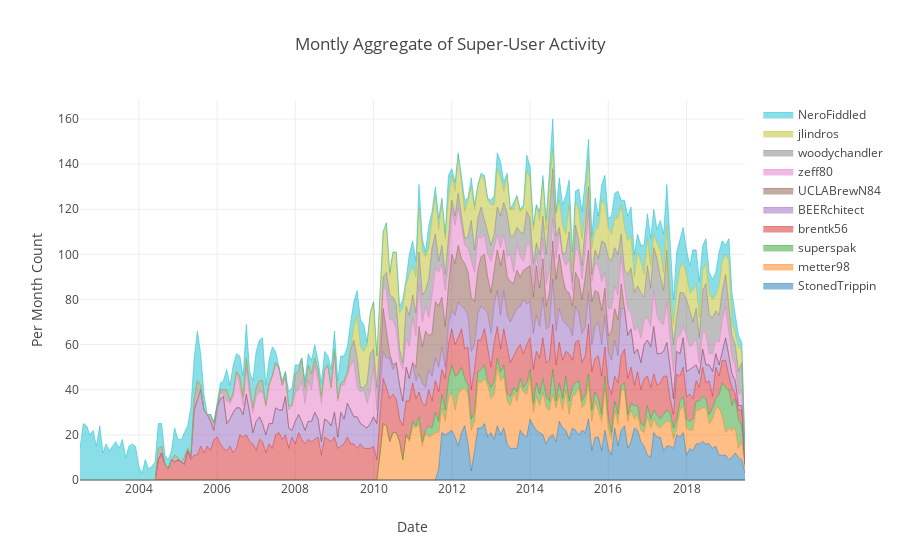

Notebook source saved alongside this figure:
### Code cell
########## PRESENTATION TEXT ##########

overview_text = """ 
# Beer Advisor Overview

Hello, and welcome to Beer Advisor.

This project had three steps:
1. This project aimed to scrape as much data as possible from [BeerAdvocate.com](https://www.beeradvocate.com)
2. Peform Numerical Analysis on user reviews.
3. Develop a recommender system to suggest beers to new users based on the data scraped from previous reviews.
4. Analyze textual data from reviews to advisor brewers on new products.')) """

webscraping_text = """
### 1. Webscraping

__Beer Advocate__ is online community where users can rate and review all beers, craft to mainstream. This website was scraped using a _scrapy spider_. Information on the general product page and each individual review was pulled by the spider.

    Beer Advocate boasts a database of nearly 300,000 beers (probably more at this point).

    Only looked at beers with more than 100 user ratings. (conveniently listed on the beer list page)

    3 hours later and we have nearly 10,000 individual beers and 1.7 million individual reviews!!

Based on the origin of the data, the information was piped into one of two csv files and generated tables of information similar to this:

#### Beers DataFrame

|   beer_id | beer_name                        | brewery                            | beer_style                 |   abv |   num_reviews |   ranking |
|----------:|:---------------------------------|:-----------------------------------|:---------------------------|------:|--------------:|----------:|
|      9128 | Motor City Brewing Ghettoblaster | Motor City Brewing Works           | English Dark Mild Ale      |   4.2 |            64 |     44196 |
|       205 | Spellbound IPA                   | Spellbound Brewing                 | American IPA               |   6.5 |            35 |     13651 |
|      9358 | Red Nose Winter Ale              | Natty Greene's Pub & Brewing Co.   | Winter Warmer              |   6.8 |            51 |     38773 |
|      6646 | Hunter Vanilla                   | 18th Street Brewery - Gary Taproom | English Sweet / Milk Stout |   8.5 |            61 |      1391 |
|      3753 | Bière De Miel Biologique         | Brasserie Dupont sprl              | Belgian Saison             |   8   |           184 |     16355 |

#### Reviews DataFrame
  
|   review_id |   beer_id | posted              | ratings                     |   score | username        |
|------------:|----------:|:--------------------|:----------------------------|--------:|:----------------|
|      675575 |      4399 | 2012-04-26 00:00:00 | [4.5, 4.5, 3.5, 4.0, 4.0]   |    3.95 | Rutager         |
|     1270933 |      7509 | 2016-04-19 00:00:00 | [4.0, 4.25, 4.0, 4.25, 4.0] |    4.09 | stortore        |
|      686394 |      4481 | 2009-10-21 00:00:00 | [4.0, 4.0, 4.5, 4.5, 4.5]   |    4.35 | Josievan        |
|     1347362 |      7959 | 2009-11-13 00:00:00 | [4.0, 3.0, 3.0, 2.5, 2.0]   |    2.81 | civilizedpsycho |
|     1119392 |      6675 | 2010-02-17 00:00:00 | [4.0, 4.5, 4.0, 4.0, 4.0]   |    4.12 | drizzam         |


Due to the enormity of reviews scraped from this website, text content was omitted from this notebook to save on data limits. Some _post-processed text_ will be discussed later.

Lets look a little more closely at the data...

"""

EDA_text = """
### 2. Numerical Analysis

In our dataset we have reviews from 57,023 individual users.

|   EDA  |   count |    mean |     std |   min |   25% |   50% |   75% |   max |
|-------:|--------:|:-------:|:-------:|:-----:|:-----:|:-----:|:-----:|:-----:|
| summary|   57023 | 30.8128 | 133.207 |     1 |     1 |     2 |     9 |  4175 |


We can see that the vast majority of reviews are supplied by less than 25% of the population ==> The dataset is _heavily skewed_ to a set of __super users__

Lets try to find some of our __super users__. Here are the Top 10


|  user  |   StonedTrippin |   metter98 |   superspak |   brentk56 |   BEERchitect |   UCLABrewN84 |   zeff80 |   woodychandler |   jlindros |   NeroFiddled |
|:-------|----------------:|-----------:|------------:|-----------:|--------------:|--------------:|---------:|----------------:|-----------:|--------------:|
| posted |            4175 |       4056 |        3855 |       3753 |          3682 |          3581 |     3015 |            2959 |       2957 |          2834 |

"""



show_boxplot_intro_text = """




What's the impact of all these reviews? Do more reviews for a given product impact its favorability?




#########Rating V User Reviews#########




1. User Reviews Graphs
  1. User Reviews over time
  2. Rating v User Reviews
  3. Ratings v Styles of Beer
    1. Variance (Box-Plot), 

2. 
"""

beerrecommender_text = """
### Beer Advisor Recommender
Using a collaborative recommender system, Beer Advisor can suggest a number of beers you may be interested in based on your preferences.

       --- The more ratings you have the more accurate Beer Advisor is. ---
"""

########## PRESENTATION UI AND FUNCTIONS ##########

show_overview_btn = widgets.Button(
    description='',
    disabled=False,
    button_style='', # 'success', 'info', 'warning', 'danger' or ''
    tooltip='Show Overview Block',
    icon=''
)
show_webscraping_btn = widgets.Button(
    description='',
    disabled=False,
    button_style='', # 'success', 'info', 'warning', 'danger' or ''
    tooltip='Show Webscraping Block',
    icon=''
)
show_EDA_btn = widgets.Button(
    description='',
    disabled=False,
    button_style='', # 'success', 'info', 'warning', 'danger' or ''
    tooltip='Show EDA Block',
    icon=''
)
show_superuserplot_btn = widgets.Button(
    description='',
    disabled=False,
    button_style='info', # 'success', 'info', 'warning', 'danger' or ''
    tooltip='Show superuser plot ',
    icon=''
)
close_superuserplot_btn = widgets.Button(
    description='',
    disabled=False,
    button_style='warning', # 'success', 'info', 'warning', 'danger' or ''
    tooltip='Close superuser plot ',
    icon=''
)
show_boxplot_btn = widgets.Button(
    description='',
    disabled=False,
    button_style='info', # 'success', 'info', 'warning', 'danger' or ''
    tooltip='Show boxplot plot ',
    icon=''
)
close_boxplot_btn = widgets.Button(
    description='',
    disabled=False,
    button_style='warning', # 'success', 'info', 'warning', 'danger' or ''
    tooltip='Close boxplot plot ',
    icon=''
)



def show_overview_text(b):
    show_overview_btn.close()
    display(Markdown(overview_text))
    display(show_webscraping_btn)
    
def show_webscraping_text(b):
    show_webscraping_btn.close()
    display(Markdown(webscraping_text))
    display(show_EDA_btn)

def show_EDA_text(b):
    show_EDA_btn.close()
    display(Markdown(EDA_text))
    display(show_superuserplot_btn)
    
def goplot_super_user(b):
    plot_super_user()
    
    return display(Markdown(show_boxplot_intro_text))

def goplot_boxplot(b):
    return boxplot_family()

    
    
display(show_overview_btn)
show_overview_btn.on_click(show_overview_text)
show_webscraping_btn.on_click(show_webscraping_text)
show_EDA_btn.on_click(show_EDA_text)
show_superuserplot_btn.on_click(goplot_super_user)

### Figure 1 — Plotly figure (JSON) as saved in the notebook; plotly's stock layout.template omitted (floating-point values rounded to 4 significant figures; data arrays with more than 128 entries replaced by an {"elided": "..."} marker saying what was removed)
{"data": [{"hoverinfo": "x+y", "line": {"width": 0.5}, "mode": "lines", "name": "StonedTrippin", "stackgroup": "one", "type": "scatter", "uid": "b9b88ac5-039a-4e99-bc03-fc6204a84cdc", "x": ["2011-09-01", "2011-10-01", "2011-11-01", "2011-12-01", "2012-01-01", "2012-02-01", "2012-03-01", "2012-04-01", "2012-05-01", "2012-06-01", "2012-07-01", "2012-08-01", "2012-09-01", "2012-10-01", "2012-11-01", "2012-12-01", "2013-01-01", "2013-02-01", "2013-03-01", "2013-04-01", "2013-05-01", "2013-06-01", "2013-07-01", "2013-08-01", "2013-09-01", "2013-10-01", "2013-11-01", "2013-12-01", "2014-01-01", "2014-02-01", "2014-03-01", "2014-04-01", "2014-05-01", "2014-06-01", "2014-07-01", "2014-08-01", "2014-09-01", "2014-10-01", "2014-11-01", "2014-12-01", "2015-01-01", "2015-02-01", "2015-03-01", "2015-04-01", "2015-05-01", "2015-06-01", "2015-07-01", "2015-08-01", "2015-09-01", "2015-10-01", "2015-11-01", "2015-12-01", "2016-01-01", "2016-02-01", "2016-03-01", "2016-04-01", "2016-05-01", "2016-06-01", "2016-07-01", "2016-08-01", "2016-09-01", "2016-10-01", "2016-11-01", "2016-12-01", "2017-01-01", "2017-02-01", "2017-03-01", "2017-04-01", "2017-05-01", "2017-06-01", "2017-07-01", "2017-08-01", "2017-09-01", "2017-10-01", "2017-11-01", "2017-12-01", "2018-01-01", "2018-02-01", "2018-03-01", "2018-04-01", "2018-05-01", "2018-06-01", "2018-07-01", "2018-08-01", "2018-09-01", "2018-10-01", "2018-11-01", "2018-12-01", "2019-01-01", "2019-02-01", "2019-03-01", "2019-04-01", "2019-05-01", "2019-06-01", "2019-07-01"], "y": [5, 21, 20, 21, 22, 19, 15, 21, 24, 16, 4, 13, 23, 23, 25, 19, 21, 18, 24, 20, 23, 16, 14, 14, 14, 22, 20, 19, 27, 24, 22, 21, 20, 16, 19, 20, 17, 26, 23, 22, 18, 23, 22, 20, 22, 21, 27, 13, 19, 19, 13, 22, 14, 11, 23, 15, 22, 24, 14, 17, 23, 22, 17, 15, 11, 10, 21, 19, 19, 13, 15, 15, 14, 20, 19, 21, 11, 14, 13, 16, 16, 17, 16, 16, 14, 15, 11, 11, 11, 9, 10, 12, 10, 9, 3]}, {"hoverinfo": "x+y", "line": {"width": 0.5}, "mode": "lines", "name": "metter98", "stackgroup": "one", "type": "scatter", "uid": "e5469e6b-65f9-4958-b62b-ddbe721436f1", "x": ["2010-03-01", "2010-04-01", "2010-05-01", "2010-06-01", "2010-07-01", "2010-08-01", "2010-09-01", "2010-10-01", "2010-11-01", "2010-12-01", "2011-01-01", "2011-02-01", "2011-03-01", "2011-04-01", "2011-05-01", "2011-06-01", "2011-07-01", "2011-08-01", "2011-09-01", "2011-10-01", "2011-11-01", "2011-12-01", "2012-01-01", "2012-02-01", "2012-03-01", "2012-04-01", "2012-05-01", "2012-06-01", "2012-07-01", "2012-08-01", "2012-09-01", "2012-10-01", "2012-11-01", "2012-12-01", "2013-01-01", "2013-02-01", "2013-03-01", "2013-04-01", "2013-05-01", "2013-06-01", "2013-07-01", "2013-08-01", "2013-09-01", "2013-10-01", "2013-11-01", "2013-12-01", "2014-01-01", "2014-02-01", "2014-03-01", "2014-04-01", "2014-05-01", "2014-06-01", "2014-07-01", "2014-08-01", "2014-09-01", "2014-10-01", "2014-11-01", "2014-12-01", "2015-01-01", "2015-02-01", "2015-03-01", "2015-04-01", "2015-05-01", "2015-06-01", "2015-07-01", "2015-08-01", "2015-09-01", "2015-10-01", "2015-11-01", "2015-12-01", "2016-01-01", "2016-02-01", "2016-03-01", "2016-04-01", "2016-05-01", "2016-06-01", "2016-07-01", "2016-08-01", "2016-09-01", "2016-10-01", "2016-11-01", "2016-12-01", "2017-01-01", "2017-02-01", "2017-03-01", "2017-04-01", "2017-05-01", "2017-06-01", "2017-07-01", "2017-08-01", "2017-09-01", "2017-10-01", "2017-11-01", "2017-12-01", "2018-01-01", "2018-02-01", "2018-03-01", "2018-04-01", "2018-05-01", "2018-06-01", "2018-07-01", "2018-08-01", "2018-09-01", "2018-10-01", "2018-11-01", "2018-12-01", "2019-01-01", "2019-02-01", "2019-03-01", "2019-04-01", "2019-05-01", "2019-06-01", "2019-07-01"], "y": [11, 25, 24, 17, 21, 21, 17, 9, 20, 17, 24, 23, 25, 15, 21, 19, 20, 21, 16, 11, 6, 15, 17, 12, 23, 19, 17, 22, 18, 13, 21, 20, 20, 23, 15, 20, 26, 24, 23, 19, 19, 25, 21, 20, 19, 19, 19, 6, 15, 12, 19, 16, 12, 18, 15, 12, 8, 18, 11, 14, 16, 21, 10, 13, 16, 13, 16, 12, 13, 19, 9, 7, 8, 10, 18, 16, 12, 14, 4, 7, 5, 6, 17, 13, 6, 5, 4, 12, 11, 11, 4, 3, 12, 12, 12, 8, 9, 15, 15, 15, 16, 9, 13, 17, 21, 17, 10, 14, 12, 11, 4, 8, 2]}, {"hoverinfo": "x+y", "line": {"width": 0.5}, "mode": "lines", "name": "superspak", "stackgroup": "one", "type": "scatter", "uid": "cbc7be08-acc2-4603-8f0f-d9e630a65811", "x": ["2010-12-01", "2011-01-01", "2011-02-01", "2011-03-01", "2011-04-01", "2011-05-01", "2011-06-01", "2011-07-01", "2011-08-01", "2011-09-01", "2011-10-01", "2011-11-01", "2011-12-01", "2012-01-01", "2012-02-01", "2012-03-01", "2012-04-01", "2012-05-01", "2012-06-01", "2012-07-01", "2012-08-01", "2012-09-01", "2012-10-01", "2012-11-01", "2012-12-01", "2013-01-01", "2013-02-01", "2013-03-01", "2013-04-01", "2013-05-01", "2013-06-01", "2013-07-01", "2013-08-01", "2013-09-01", "2013-10-01", "2013-11-01", "2013-12-01", "2014-01-01", "2014-02-01", "2014-03-01", "2014-04-01", "2014-05-01", "2014-06-01", "2014-07-01", "2014-08-01", "2014-09-01", "2014-10-01", "2014-11-01", "2014-12-01", "2015-01-01", "2015-02-01", "2015-03-01", "2015-04-01", "2015-05-01", "2015-06-01", "2015-07-01", "2015-08-01", "2015-09-01", "2015-10-01", "2015-11-01", "2015-12-01", "2016-01-01", "2016-02-01", "2016-03-01", "2016-04-01", "2016-05-01", "2016-06-01", "2016-07-01", "2016-08-01", "2016-09-01", "2016-10-01", "2016-11-01", "2016-12-01", "2017-01-01", "2017-02-01", "2017-03-01", "2017-04-01", "2017-05-01", "2017-06-01", "2017-07-01", "2017-08-01", "2017-09-01", "2017-10-01", "2017-11-01", "2017-12-01", "2018-01-01", "2018-02-01", "2018-03-01", "2018-04-01", "2018-05-01", "2018-06-01", "2018-07-01", "2018-08-01", "2018-09-01", "2018-10-01", "2018-11-01", "2018-12-01", "2019-01-01", "2019-02-01", "2019-03-01", "2019-04-01", "2019-05-01", "2019-06-01", "2019-07-01"], "y": [1, 2, 1, 3, 2, 1, 5, 3, 9, 5, 6, 5, 8, 12, 15, 9, 10, 4, 4, 5, 4, 4, 6, 6, 2, 5, 6, 4, 4, 5, 3, 4, 2, 4, 3, 2, 5, 3, 4, 6, 5, 6, 5, 4, 11, 3, 5, 5, 6, 6, 4, 5, 3, 3, 4, 4, 5, 4, 5, 3, 5, 5, 3, 4, 4, 2, 3, 3, 3, 6, 4, 3, 3, 5, 4, 4, 5, 4, 4, 5, 4, 5, 4, 4, 4, 4, 4, 5, 4, 4, 5, 4, 4, 5, 4, 6, 15, 20, 17, 11, 13, 13, 7, 2]}, {"hoverinfo": "x+y", "line": {"width": 0.5}, "mode": "lines", "name": "brentk56", "stackgroup": "one", "type": "scatter", "uid": "270d44a7-52ce-41d0-b3a7-0c77f1b68ad0", "x": {"elided": "180 str values"}, "y": {"elided": "180 int values"}}, {"hoverinfo": "x+y", "line": {"width": 0.5}, "mode": "lines", "name": "BEERchitect", "stackgroup": "one", "type": "scatter", "uid": "abe2f479-2490-4956-86fa-54af867f50c6", "x": {"elided": "170 str values"}, "y": {"elided": "170 int values"}}, {"hoverinfo": "x+y", "line": {"width": 0.5}, "mode": "lines", "name": "UCLABrewN84", "stackgroup": "one", "type": "scatter", "uid": "d4b6e5dc-e0ce-4858-b345-f6f233f6c309", "x": ["2010-03-01", "2010-04-01", "2010-05-01", "2010-06-01", "2010-07-01", "2011-02-01", "2011-03-01", "2011-04-01", "2011-05-01", "2011-06-01", "2011-07-01", "2011-08-01", "2011-09-01", "2011-10-01", "2011-11-01", "2011-12-01", "2012-01-01", "2012-02-01", "2012-03-01", "2012-04-01", "2012-05-01", "2012-06-01", "2012-07-01", "2012-08-01", "2012-09-01", "2012-10-01", "2012-11-01", "2012-12-01", "2013-01-01", "2013-02-01", "2013-03-01", "2013-04-01", "2013-05-01", "2013-06-01", "2013-07-01", "2013-08-01", "2013-09-01", "2013-10-01", "2013-11-01", "2013-12-01", "2014-01-01", "2014-02-01", "2014-03-01", "2014-04-01", "2014-05-01", "2014-06-01", "2014-07-01", "2014-08-01", "2014-09-01", "2014-10-01", "2014-11-01", "2014-12-01", "2015-01-01", "2015-02-01", "2015-03-01", "2015-04-01", "2015-05-01", "2015-06-01", "2015-07-01", "2015-08-01", "2015-09-01", "2015-10-01", "2015-11-01", "2015-12-01", "2016-01-01", "2016-02-01", "2016-03-01", "2016-04-01", "2016-05-01"], "y": [7, 19, 12, 2, 2, 6, 21, 16, 25, 15, 19, 25, 27, 22, 18, 17, 25, 23, 25, 21, 20, 19, 24, 19, 19, 22, 24, 16, 18, 15, 18, 22, 18, 17, 18, 14, 17, 13, 13, 16, 16, 16, 22, 17, 17, 10, 15, 17, 23, 24, 19, 15, 15, 13, 15, 15, 15, 22, 19, 19, 16, 13, 15, 12, 7, 13, 14, 16, 11]}, {"hoverinfo": "x+y", "line": {"width": 0.5}, "mode": "lines", "name": "zeff80", "stackgroup": "one", "type": "scatter", "uid": "16fc978f-e397-4d1c-9e95-bc94fcff414c", "x": {"elided": "162 str values"}, "y": {"elided": "162 int values"}}, {"hoverinfo": "x+y", "line": {"width": 0.5}, "mode": "lines", "name": "woodychandler", "stackgroup": "one", "type": "scatter", "uid": "815e836a-d19e-4f14-bf43-707483fc12c4", "x": {"elided": "166 str values"}, "y": {"elided": "166 int values"}}, {"hoverinfo": "x+y", "line": {"width": 0.5}, "mode": "lines", "name": "jlindros", "stackgroup": "one", "type": "scatter", "uid": "9dfe603f-59b6-48d7-bdf6-b5cf76273170", "x": ["2009-07-01", "2009-08-01", "2009-09-01", "2009-10-01", "2009-11-01", "2009-12-01", "2010-01-01", "2010-02-01", "2010-03-01", "2010-04-01", "2010-05-01", "2010-06-01", "2010-07-01", "2010-08-01", "2010-09-01", "2010-10-01", "2010-11-01", "2010-12-01", "2011-01-01", "2011-02-01", "2011-03-01", "2011-04-01", "2011-05-01", "2011-06-01", "2011-07-01", "2011-08-01", "2011-09-01", "2011-10-01", "2011-11-01", "2011-12-01", "2012-01-01", "2012-02-01", "2012-03-01", "2012-04-01", "2012-05-01", "2012-06-01", "2012-07-01", "2012-08-01", "2012-09-01", "2012-10-01", "2012-11-01", "2012-12-01", "2013-01-01", "2013-02-01", "2013-03-01", "2013-04-01", "2013-05-01", "2013-06-01", "2013-07-01", "2013-08-01", "2013-09-01", "2013-10-01", "2013-11-01", "2013-12-01", "2014-01-01", "2014-02-01", "2014-03-01", "2014-04-01", "2014-05-01", "2014-06-01", "2014-07-01", "2014-08-01", "2014-09-01", "2014-10-01", "2014-11-01", "2014-12-01", "2015-01-01", "2015-02-01", "2015-03-01", "2015-04-01", "2015-05-01", "2015-06-01", "2015-07-01", "2015-08-01", "2015-09-01", "2015-10-01", "2015-11-01", "2015-12-01", "2016-01-01", "2016-02-01", "2016-03-01", "2016-04-01", "2016-05-01", "2016-06-01", "2016-07-01", "2016-08-01", "2016-09-01", "2016-10-01", "2016-11-01", "2016-12-01", "2017-01-01", "2017-02-01", "2017-03-01", "2017-04-01", "2017-05-01", "2017-06-01", "2017-07-01", "2017-08-01", "2017-09-01", "2017-10-01", "2017-11-01", "2017-12-01", "2018-01-01", "2018-02-01", "2018-03-01", "2018-04-01", "2018-05-01", "2018-06-01", "2018-07-01", "2018-08-01", "2018-09-01", "2018-10-01", "2018-11-01", "2018-12-01", "2019-01-01", "2019-02-01", "2019-03-01", "2019-04-01", "2019-05-01", "2019-06-01"], "y": [6, 19, 18, 16, 17, 18, 21, 14, 18, 20, 22, 9, 20, 23, 16, 24, 10, 18, 13, 16, 20, 20, 15, 14, 13, 17, 14, 20, 16, 18, 11, 11, 17, 15, 12, 16, 15, 18, 14, 14, 18, 14, 18, 13, 17, 17, 5, 17, 12, 12, 14, 9, 12, 18, 18, 15, 17, 15, 16, 11, 12, 9, 10, 12, 13, 8, 12, 6, 10, 14, 12, 7, 13, 12, 9, 14, 18, 17, 13, 12, 13, 16, 13, 19, 15, 14, 7, 15, 14, 10, 12, 10, 6, 7, 12, 8, 11, 4, 9, 12, 11, 13, 11, 8, 14, 11, 9, 9, 9, 10, 8, 7, 13, 13, 9, 20, 6, 5, 11, 6]}, {"hoverinfo": "x+y", "line": {"width": 0.5}, "mode": "lines", "name": "NeroFiddled", "stackgroup": "one", "type": "scatter", "uid": "669bbecd-0873-41c1-85e4-1a5285fa56b0", "x": {"elided": "189 str values"}, "y": {"elided": "189 int values"}}], "layout": {"title": {"text": "Montly Aggregate of Super-User Activity"}, "xaxis": {"title": {"text": "Date"}}, "yaxis": {"title": {"text": "Per Month Count"}}}}
